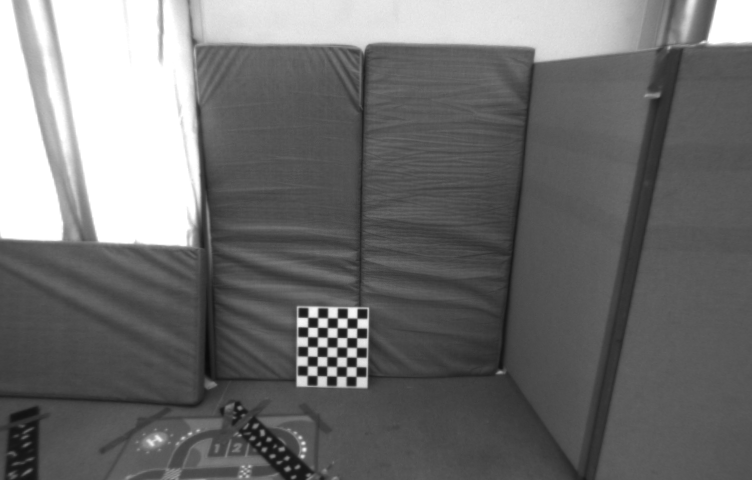
#> input picture diego_labs_code/Lab3/image1.png, 752 x 480 px, found by its file name
$ python Lab3_Homography_ransac.py
#> lines starting #> are read from the running program, lines starting #| are printed output that depends on the picture; after the words box and inside, x2 and y2 are one past the last pixel; in counts of white or black regions, pixels touching at a corner belong together
#####################################################################################
#
# MRGCV Unizar - Computer vision - Laboratory 2
#
# Title: SIFT matching
#
# Date: 28 September 2020
#
#####################################################################################
#
# Authors: Jesus Bermudez, Richard Elvira, Jose Lamarca, JMM Montiel
#
# Version: 1.0
#
#####################################################################################

import matplotlib.pyplot as plt
import numpy as np
import cv2
import random


base_path = "D:/Dev_Space/python/Lab3/"
def indexMatrixToMatchesList(matchesList):
    """
     -input:
         matchesList: nMatches x 3 --> [[indexDesc1,indexDesc2,descriptorDistance],...]]
     -output:
        dMatchesList: list of n DMatch object
     """
    dMatchesList = []
    for row in matchesList:
        dMatchesList.append(cv2.DMatch(_queryIdx=row[0], _trainIdx=row[1], _distance=row[2]))
    return dMatchesList

def matchesListToIndexMatrix(dMatchesList):
    """
     -input:
         dMatchesList: list of n DMatch object
     -output:
        matchesList: nMatches x 3 --> [[indexDesc1,indexDesc2,descriptorDistance],...]]
     """
    matchesList = []
    for k in range(len(dMatchesList)):
        matchesList.append([int(dMatchesList[k].queryIdx), int(dMatchesList[k].trainIdx), dMatchesList[k].distance])
    return matchesList


def matchWith2NDRR(desc1, desc2, distRatio, minDist):
    """
    Nearest Neighbours Matching algorithm checking the Distance Ratio.
    A match is accepted only if its distance is less than distRatio times
    the distance to the second match.
    -input:
        desc1: descriptors from image 1 nDesc x 128
        desc2: descriptors from image 2 nDesc x 128
        distRatio:
    -output:
       matches: nMatches x 3 --> [[indexDesc1,indexDesc2,descriptorDistance],...]]
    """
    matches = []
    nDesc1 = desc1.shape[0]
    for kDesc1 in range(nDesc1):
        dist = np.sqrt(np.sum((desc2 - desc1[kDesc1, :]) ** 2, axis=1))
        indexSort = np.argsort(dist)
        d_best = dist[indexSort[0]]
        d_second_sort = dist[indexSort[1]]
        ratio = d_best / d_second_sort
        if ((ratio < distRatio) and (dist[indexSort[0]] < minDist)):
            matches.append([kDesc1, indexSort[0], dist[indexSort[0]]])


    return matches

def compute_homography(x1, x2):
    """Estima H a partir de 4+ puntos usando SVD."""
    n = x1.shape[0]
    A = []
    for i in range(n):
        X, Y = x1[i, 0], x1[i, 1]
        x, y = x2[i, 0], x2[i, 1]
        A.append([-X, -Y, -1, 0, 0, 0, x*X, x*Y, x])
        A.append([0, 0, 0, -X, -Y, -1, y*X, y*Y, y])
    A = np.asarray(A)
    _, _, Vt = np.linalg.svd(A)
    H = Vt[-1].reshape(3, 3)
    return H / H[2, 2]


def homograhy4Ransac(x1, x2,iterations, ransac_threshold):
    """RANSAC manual para estimar la homografía H."""
    best_H = None
    best_inliers = []
    max_votes = 0

    n_points = x1.shape[0]
    for i in range(iterations):
        # Selecciona 4 puntos aleatorios
        idx = np.random.choice(n_points, 4, replace=False)
        H = compute_homography(x1[idx], x2[idx])

        # Proyecta todos los puntos de x1
        x1_h = np.hstack([x1, np.ones((n_points, 1))])
        projected = (H @ x1_h.T).T
        #por numpy, transpone y normaliza
        projected = projected[:, :2] / projected[:, [2]]

        # Calcula error
        errors = np.linalg.norm(x2 - projected, axis=1)

        # Inliers
        inliers = errors < ransac_threshold
        votes = np.sum(inliers)

        # Guarda mejor H
        if votes > max_votes:
            max_votes = votes
            best_inliers = inliers
            best_H = H

    # Recalcula H final con los inliers
    H_final = compute_homography(x1[best_inliers], x2[best_inliers])
    return H_final, best_inliers

if __name__ == '__main__':
    np.set_printoptions(precision=4, linewidth=1024, suppress=True)

    # Images path
    timestamp1 = '1403715282262142976'
    timestamp2 = '1403715413262142976'

    path_image_1 = base_path + 'image1.png'
    path_image_2 = base_path + 'image2.png'

    # Read images
    image_pers_1 = cv2.imread(path_image_1)
#> image_pers_1 is the input picture: shape (480, 752, 3); min 10, max 255, mean 111.4
    image_pers_2 = cv2.imread(path_image_2)
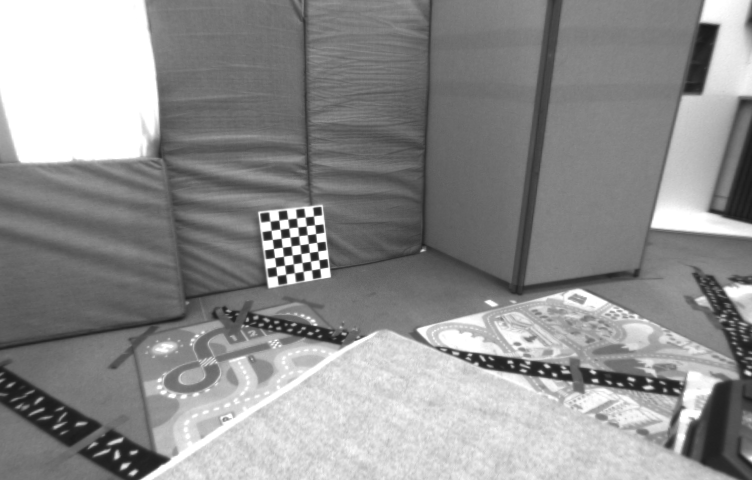
#> input picture diego_labs_code/Lab3/image2.png, 752 x 480 px, found by its file name
#> image_pers_2 is the input picture: shape (480, 752, 3); min 25, max 255, mean 143.5

    # Feature extraction
    sift = cv2.SIFT_create(nfeatures=0, nOctaveLayers = 5, contrastThreshold = 0.02, edgeThreshold = 20, sigma = 0.5)
    #(nfeatures=0, nOctaveLayers = 5, contrastThreshold = 0.02, edgeThreshold = 20, sigma = 0.5)

    keypoints_sift_1, descriptors_1 = sift.detectAndCompute(image_pers_1, None)
#> keypoints_sift_1 = 2310 keypoints; strongest (x, y, size): (342, 314, 7.6), (352, 311, 13.6), (322, 333, 7.7), (333, 323, 7.8)
    keypoints_sift_2, descriptors_2 = sift.detectAndCompute(image_pers_2, None)
#> keypoints_sift_2 = 6520 keypoints; strongest (x, y, size): (305, 249, 7.4), (312, 239, 7.4), (314, 256, 7.5), (316, 274, 7.4)

    distRatio = 0.7
    #Discutir lo de la distancia después
    minDist = 500
    matchesList = matchWith2NDRR(descriptors_1, descriptors_2, distRatio, minDist)
#> the loop in matchWith2NDRR, `for kDesc1 in range(nDesc1):` made 2310 passes
#> (d_best, d_second_sort, ratio) on passes 1 to 3: (113, 114.6, 0.985), (61.24, 68.01, 0.9), (319.9, 366.3, 0.873)
#> after the loop in matchWith2NDRR, `for kDesc1 in range(nDesc1):`: matches = 208 items, first 6: [24, 6280, 44.83], [45, 6280, 37.3], [82, 711, 126.6], [127, 621, 95.73], [176, 93, 68.9], [199, 131, 102.5]
#> matchesList has the same summary as matches in matchWith2NDRR
    dMatchesList = indexMatrixToMatchesList(matchesList)
#> the loop in indexMatrixToMatchesList, `for row in matchesList:` made 208 passes
#> after the loop in indexMatrixToMatchesList, `for row in matchesList:`: dMatchesList = 208 matches
#> dMatchesList = 208 matches
    dMatchesList = sorted(dMatchesList, key=lambda x: x.distance)

    # Matched points in numpy from list of DMatches
    srcPts = np.float32([keypoints_sift_1[m.queryIdx].pt for m in dMatchesList]).reshape(len(dMatchesList), 2)
#> srcPts = 208 pairs, first value 25.37 to 684.5, second value 41.59 to 459.8
    dstPts = np.float32([keypoints_sift_2[m.trainIdx].pt for m in dMatchesList]).reshape(len(dMatchesList), 2)
#> dstPts = 208 pairs, first value 43.91 to 688.5, second value 13.89 to 399.4

    # Matched points in homogeneous coordinates
    x1 = np.vstack((srcPts.T, np.ones((1, srcPts.shape[0]))))
    x2 = np.vstack((dstPts.T, np.ones((1, dstPts.shape[0]))))

    H_final, best_inliers = homograhy4Ransac(srcPts, dstPts, 2000, 5.0)
#> the loop in homograhy4Ransac, `for i in range(iterations):` made 2000 passes
#> (votes, max_votes) on passes 1, 5, 21, 273: (53, 53), (127, 127), (148, 148), (151, 151)
#> votes on passes 2, 3, 4, 6, 7, 8: 13, 4, 4, 4, 67, 4
#> after the loop in homograhy4Ransac, `for i in range(iterations):`: max_votes = 151
#> in homograhy4Ransac, `H_final = compute_homography(x1[best_inliers], x2[best_inliers])`: H_final = [[1.71, 0.175, -182.8], [0.102, 1.49, -172.6], [0.00128, 0.000303, 1]]
    print("Homografía estimada:\n", H_final)
#| Homografía estimada:
#|  [[   1.7055    0.1746 -182.8069]
#|  [   0.102     1.4887 -172.6154]
#|  [   0.0013    0.0003    1.    ]]
    print(f"Inliers encontrados: {np.sum(best_inliers)} / {len(best_inliers)}")
#| Inliers encontrados: 151 / 208

    h1, w1 = image_pers_1.shape[:2]
#> h1 = 480; w1 = 752
    corners = np.array([[0,0],[w1,0],[w1,h1],[0,h1]], dtype=np.float32)
#> corners = [[0, 0], [752, 0], [752, 480], [0, 480]]

    proj = (H_final @ np.hstack([corners, np.ones((4,1))]).T).T
#> proj = [[-182.8, -172.6, 1], [1099.8, -95.9, 1.97], [1183.6, 618.7, 2.11], [-99.01, 542, 1.15]]
    proj = proj[:, :2] / proj[:, [2]]
#> proj = [[-182.8, -172.6], [559.6, -48.8], [560.7, 293.1], [-86.42, 473.1]]

    img_proj = image_pers_2.copy()
    cv2.polylines(img_proj, [np.int32(proj)], True, (0,255,0), 2)
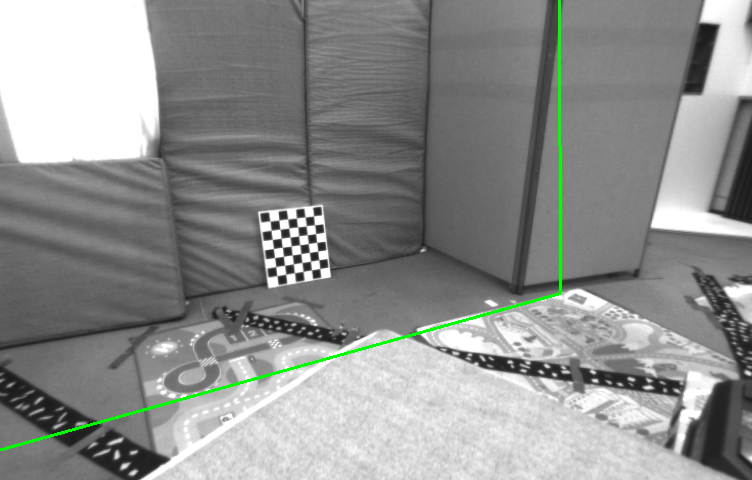
#> img_proj: shape (480, 752, 3); 0.72% of pixels changed, all inside (x1, y1, x2, y2) = (0, 0, 562, 451)

    plt.imshow(cv2.cvtColor(img_proj, cv2.COLOR_BGR2RGB))
    plt.title("Plano estimado por la homografía SIFT (RANSAC)")
    plt.axis("off")
    plt.show()

    inlier_matches = [dMatchesList[i] for i in range(len(dMatchesList)) if best_inliers[i]]
#> inlier_matches = 151 matches
    outlier_matches = [dMatchesList[i] for i in range(len(dMatchesList)) if not best_inliers[i]]
#> outlier_matches = 57 matches

    print(f"Total de inliers: {len(inlier_matches)}")
#| Total de inliers: 151
    print(f"Total de outliers: {len(outlier_matches)}")
#| Total de outliers: 57


    img_combined = cv2.drawMatches(
    image_pers_1, keypoints_sift_1,
    image_pers_2, keypoints_sift_2,
    inlier_matches[:155], None, matchColor=(0,255,0),
    flags=cv2.DrawMatchesFlags_NOT_DRAW_SINGLE_POINTS)
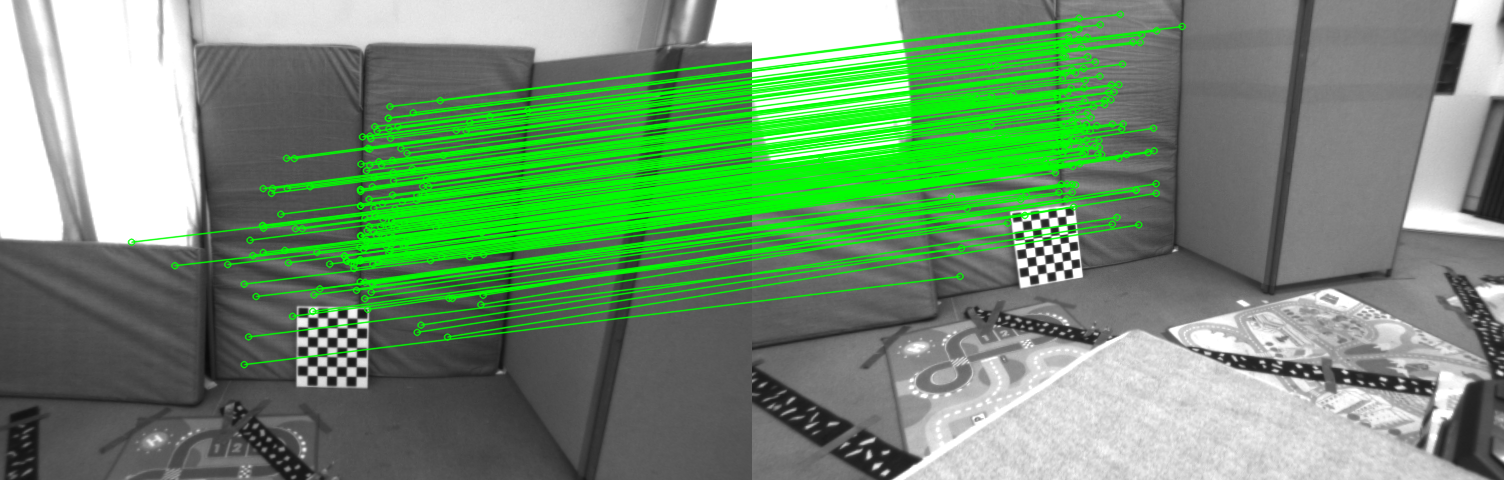
#> img_combined: shape (480, 1504, 3); mean B, G, R 112.8, 146.8, 112.8

    plt.imshow(cv2.cvtColor(img_combined, cv2.COLOR_BGR2RGB))
    plt.title("Inliers (verde) detectados por RANSAC")
    plt.axis("off")
    plt.show()

    img_combined = cv2.drawMatches(
    image_pers_1, keypoints_sift_1,
    image_pers_2, keypoints_sift_2,
    outlier_matches[:100], None, matchColor=(0,0,255),
    flags=cv2.DrawMatchesFlags_NOT_DRAW_SINGLE_POINTS)
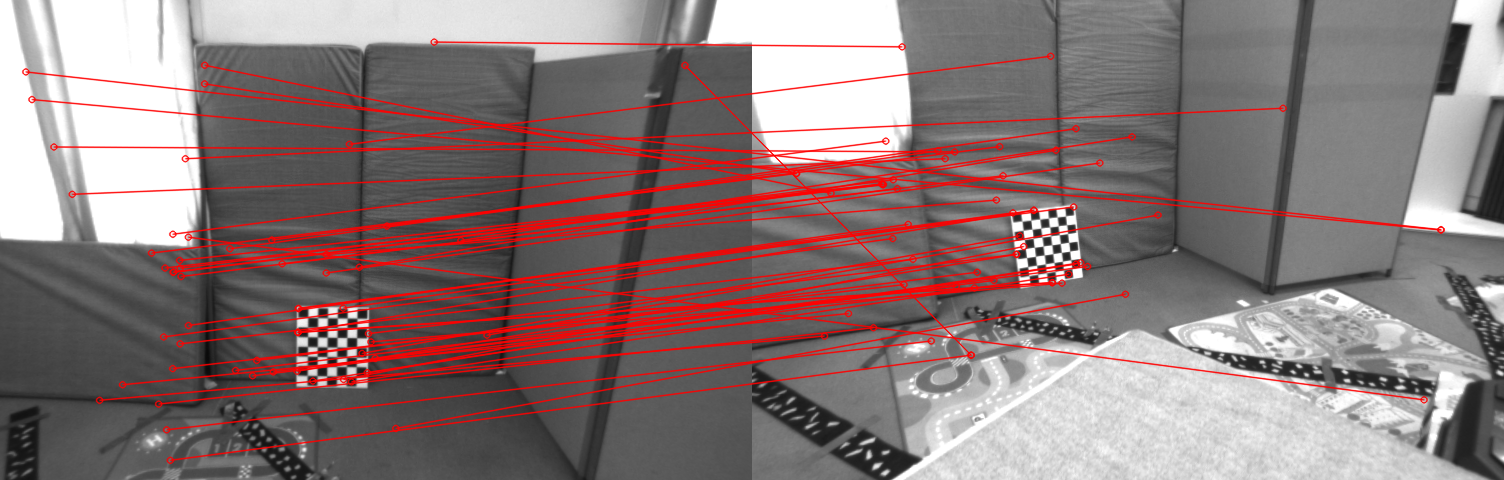
#> img_combined: shape (480, 1504, 3); mean B, G, R 120.3, 120.3, 138.5

    plt.imshow(cv2.cvtColor(img_combined, cv2.COLOR_BGR2RGB))
    plt.title("Outliers (rojo) detectados por RANSAC")
    plt.axis("off")
    plt.show()


    npz = np.load("D:/Dev_Space/python/Lab3/output/image1_image2_matches.npz")
#> (reads diego_labs_code/Lab3/output/image1_image2_matches.npz from the repository)

    mask = npz['matches'] > -1
    idxs = npz['matches'][mask]

    x1_sp = npz['keypoints0'][mask]   # puntos en imagen 1
    x2_sp = npz['keypoints1'][idxs]   # puntos en imagen 2


    H_final, best_inliers = homograhy4Ransac(x1_sp, x2_sp, 2000, 5.0)

    print("Homografía estimada:\n", H_final)
    print(f"Inliers encontrados: {np.sum(best_inliers)} / {len(best_inliers)}")

    h1, w1 = image_pers_1.shape[:2]
    corners = np.array([[0,0],[w1,0],[w1,h1],[0,h1]], dtype=np.float32)

    proj = (H_final @ np.hstack([corners, np.ones((4,1))]).T).T
    proj = proj[:, :2] / proj[:, [2]]

    img_proj = image_pers_2.copy()
    cv2.polylines(img_proj, [np.int32(proj)], True, (0,255,0), 2)
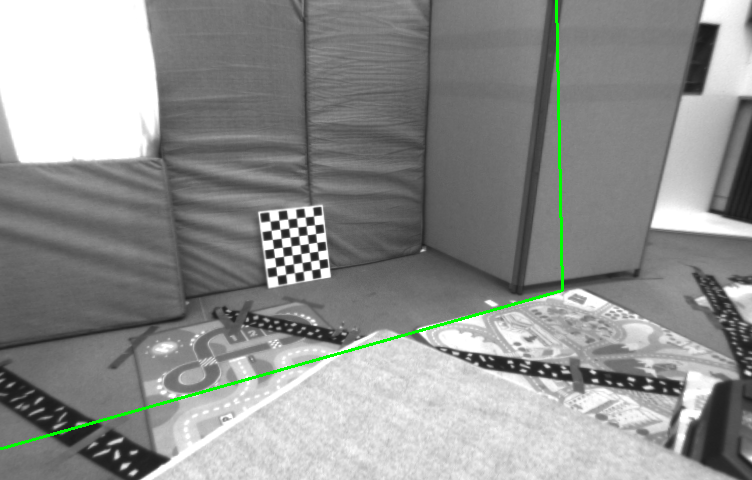
#> img_proj: shape (480, 752, 3); 0.72% of pixels changed, all inside (x1, y1, x2, y2) = (0, 0, 564, 450)

    plt.imshow(cv2.cvtColor(img_proj, cv2.COLOR_BGR2RGB))
    plt.title("Plano estimado por la homografía con SuperGlue (RANSAC)")
    plt.axis("off")
    plt.show()

    inlier_matches = [dMatchesList[i] for i in range(len(dMatchesList)) if best_inliers[i]]
#> inlier_matches = 131 matches
    outlier_matches = [dMatchesList[i] for i in range(len(dMatchesList)) if not best_inliers[i]]
#> outlier_matches = 77 matches

    print(f"Total de inliers: {len(inlier_matches)}")
#| Total de inliers: 131
    print(f"Total de outliers: {len(outlier_matches)}")
#| Total de outliers: 77


    img_combined = cv2.drawMatches(
    image_pers_1, keypoints_sift_1,
    image_pers_2, keypoints_sift_2,
    inlier_matches[:155], None, matchColor=(0,255,0),
    flags=cv2.DrawMatchesFlags_NOT_DRAW_SINGLE_POINTS)
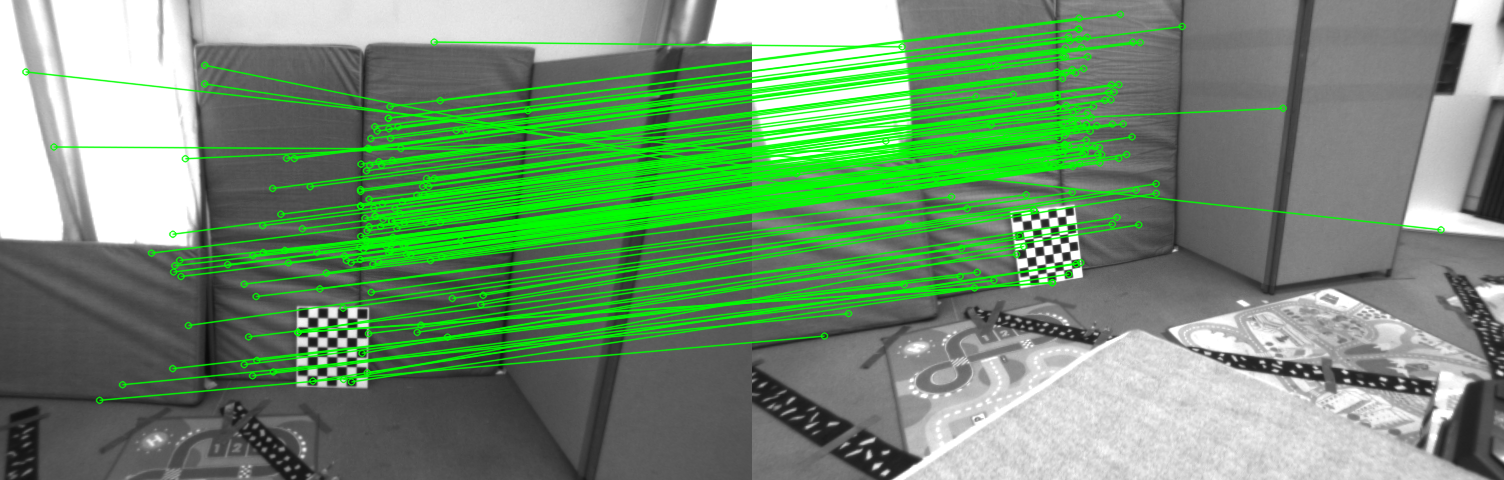
#> img_combined: shape (480, 1504, 3); mean B, G, R 113.5, 146.5, 113.5

    plt.imshow(cv2.cvtColor(img_combined, cv2.COLOR_BGR2RGB))
    plt.title("Inliers (verde) detectados por RANSAC")
    plt.axis("off")
    plt.show()

    img_combined = cv2.drawMatches(
    image_pers_1, keypoints_sift_1,
    image_pers_2, keypoints_sift_2,
    outlier_matches[:100], None, matchColor=(0,0,255),
    flags=cv2.DrawMatchesFlags_NOT_DRAW_SINGLE_POINTS)
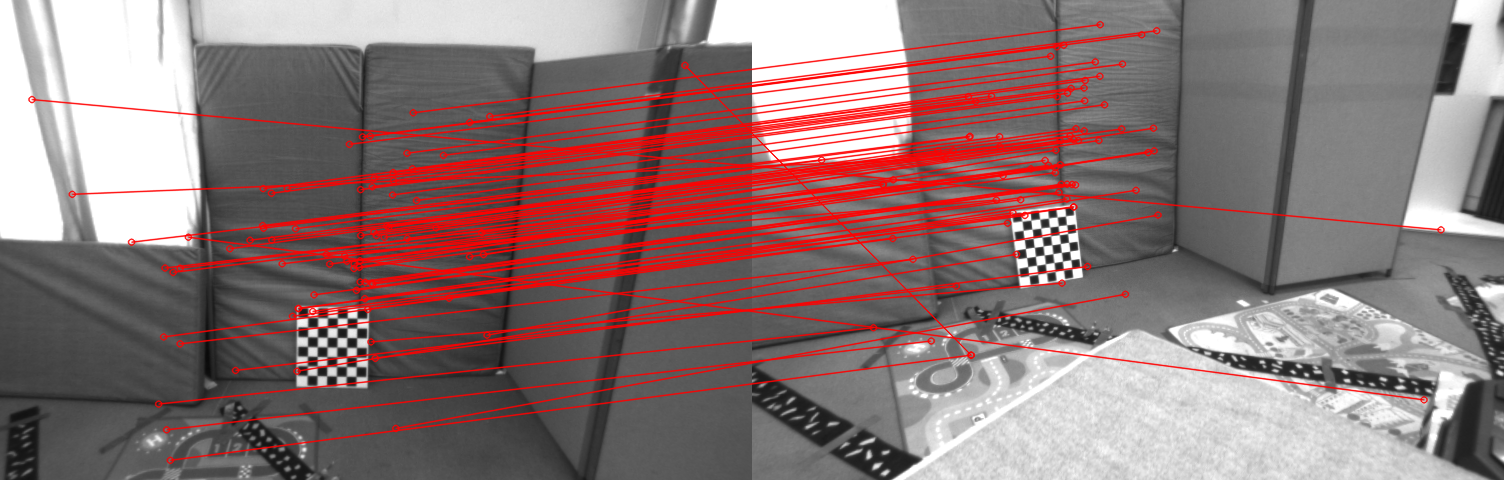
#> img_combined: shape (480, 1504, 3); mean B, G, R 117.8, 117.8, 141.2

    plt.imshow(cv2.cvtColor(img_combined, cv2.COLOR_BGR2RGB))
    plt.title("Outliers (rojo) detectados por RANSAC")
    plt.axis("off")
    plt.show()
